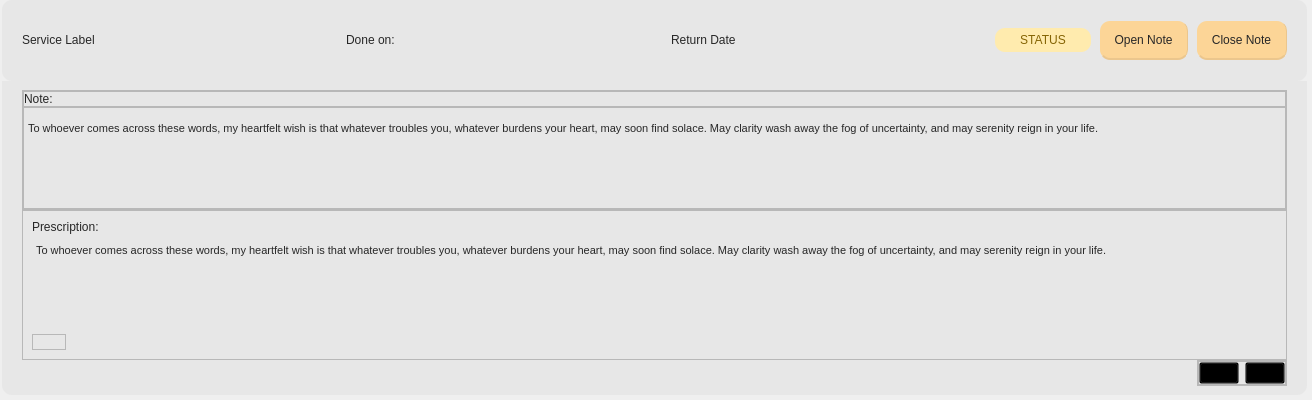
<?xml version="1.0" encoding="UTF-8"?>
<ui version="4.0">
 <class>Form</class>
 <widget class="QWidget" name="Form">
  <property name="geometry">
   <rect>
    <x>0</x>
    <y>0</y>
    <width>1312</width>
    <height>381</height>
   </rect>
  </property>
  <property name="windowTitle">
   <string>Form</string>
  </property>
  <layout class="QHBoxLayout" name="horizontalLayout_3">
   <property name="spacing">
    <number>0</number>
   </property>
   <property name="leftMargin">
    <number>2</number>
   </property>
   <property name="topMargin">
    <number>0</number>
   </property>
   <property name="rightMargin">
    <number>5</number>
   </property>
   <property name="bottomMargin">
    <number>5</number>
   </property>
   <item>
    <widget class="QFrame" name="wholeFrameCard">
     <property name="styleSheet">
      <string notr="true">#wholeFrameCard{
	border-radius:10px;
}</string>
     </property>
     <property name="frameShape">
      <enum>QFrame::StyledPanel</enum>
     </property>
     <property name="frameShadow">
      <enum>QFrame::Raised</enum>
     </property>
     <layout class="QVBoxLayout" name="verticalLayout_2">
      <property name="spacing">
       <number>0</number>
      </property>
      <property name="leftMargin">
       <number>0</number>
      </property>
      <property name="topMargin">
       <number>0</number>
      </property>
      <property name="rightMargin">
       <number>0</number>
      </property>
      <property name="bottomMargin">
       <number>0</number>
      </property>
      <item>
       <widget class="QFrame" name="upperFrame">
        <property name="sizePolicy">
         <sizepolicy hsizetype="Preferred" vsizetype="Fixed">
          <horstretch>0</horstretch>
          <verstretch>0</verstretch>
         </sizepolicy>
        </property>
        <property name="minimumSize">
         <size>
          <width>0</width>
          <height>81</height>
         </size>
        </property>
        <property name="styleSheet">
         <string notr="true">#upperFrame{
	border-radius:10px;
	background-color:rgb(231, 231, 231);
}</string>
        </property>
        <property name="frameShape">
         <enum>QFrame::StyledPanel</enum>
        </property>
        <property name="frameShadow">
         <enum>QFrame::Raised</enum>
        </property>
        <layout class="QHBoxLayout" name="horizontalLayout">
         <property name="spacing">
          <number>9</number>
         </property>
         <property name="leftMargin">
          <number>20</number>
         </property>
         <property name="rightMargin">
          <number>20</number>
         </property>
         <item>
          <widget class="QLabel" name="serviceLabel">
           <property name="sizePolicy">
            <sizepolicy hsizetype="Preferred" vsizetype="Fixed">
             <horstretch>0</horstretch>
             <verstretch>0</verstretch>
            </sizepolicy>
           </property>
           <property name="styleSheet">
            <string notr="true">font: 57 14pt &quot;Montserrat Medium&quot;;
color:rgb(39, 39, 39);</string>
           </property>
           <property name="text">
            <string>Service Label</string>
           </property>
          </widget>
         </item>
         <item>
          <widget class="QLabel" name="doneOnLabel">
           <property name="sizePolicy">
            <sizepolicy hsizetype="Preferred" vsizetype="Fixed">
             <horstretch>0</horstretch>
             <verstretch>0</verstretch>
            </sizepolicy>
           </property>
           <property name="styleSheet">
            <string notr="true">font: 57 14pt &quot;Montserrat Medium&quot;;
color:rgb(39, 39, 39);</string>
           </property>
           <property name="text">
            <string>Done on:</string>
           </property>
          </widget>
         </item>
         <item>
          <widget class="QLabel" name="returnDateLabel">
           <property name="sizePolicy">
            <sizepolicy hsizetype="Preferred" vsizetype="Fixed">
             <horstretch>0</horstretch>
             <verstretch>0</verstretch>
            </sizepolicy>
           </property>
           <property name="styleSheet">
            <string notr="true">font: 57 14pt &quot;Montserrat Medium&quot;;
color:rgb(39, 39, 39);</string>
           </property>
           <property name="text">
            <string>Return Date</string>
           </property>
           <property name="alignment">
            <set>Qt::AlignLeading|Qt::AlignLeft|Qt::AlignVCenter</set>
           </property>
           <property name="margin">
            <number>0</number>
           </property>
          </widget>
         </item>
         <item>
          <widget class="QFrame" name="serviceStatusFrame">
           <property name="sizePolicy">
            <sizepolicy hsizetype="Fixed" vsizetype="Fixed">
             <horstretch>0</horstretch>
             <verstretch>0</verstretch>
            </sizepolicy>
           </property>
           <property name="styleSheet">
            <string notr="true">QFrame#serviceStatusFrame{
	background-color:rgb(255, 235, 174);
	border-radius:10px;
}
QLabel{
	
	font: 87 10pt &quot;Montserrat Black&quot;;
	color:rgb(133, 100, 4);
}</string>
           </property>
           <property name="frameShape">
            <enum>QFrame::StyledPanel</enum>
           </property>
           <property name="frameShadow">
            <enum>QFrame::Raised</enum>
           </property>
           <layout class="QHBoxLayout" name="horizontalLayout_4">
            <property name="leftMargin">
             <number>25</number>
            </property>
            <property name="topMargin">
             <number>5</number>
            </property>
            <property name="rightMargin">
             <number>25</number>
            </property>
            <property name="bottomMargin">
             <number>5</number>
            </property>
            <item>
             <widget class="QLabel" name="serviceStatusLabel">
              <property name="sizePolicy">
               <sizepolicy hsizetype="Fixed" vsizetype="Fixed">
                <horstretch>0</horstretch>
                <verstretch>0</verstretch>
               </sizepolicy>
              </property>
              <property name="styleSheet">
               <string notr="true"/>
              </property>
              <property name="text">
               <string>STATUS</string>
              </property>
              <property name="alignment">
               <set>Qt::AlignCenter</set>
              </property>
             </widget>
            </item>
           </layout>
          </widget>
         </item>
         <item>
          <widget class="QToolButton" name="OpenNoteBtn">
           <property name="layoutDirection">
            <enum>Qt::RightToLeft</enum>
           </property>
           <property name="styleSheet">
            <string notr="true">QToolButton{
	font: 57 12pt &quot;Montserrat Medium&quot;;
	color:rgb(39, 39, 39);
	background-color:rgb(252, 213, 151);
	border-radius:10px;
	border-bottom: 2px solid rgb(235, 198, 141);
	border-right: 1px solid rgb(235, 198, 141);
	padding:10px;
}
QToolButton:hover{
	background-color:rgb(252, 205, 127);
}</string>
           </property>
           <property name="text">
            <string>Open Note</string>
           </property>
           <property name="icon">
            <iconset resource="../resource.qrc">
             <normaloff>:/Icons/Icons/downArrow.png</normaloff>:/Icons/Icons/downArrow.png</iconset>
           </property>
           <property name="toolButtonStyle">
            <enum>Qt::ToolButtonTextBesideIcon</enum>
           </property>
          </widget>
         </item>
         <item>
          <widget class="QToolButton" name="closeNotesBtn">
           <property name="layoutDirection">
            <enum>Qt::RightToLeft</enum>
           </property>
           <property name="styleSheet">
            <string notr="true">QToolButton{
	font: 57 12pt &quot;Montserrat Medium&quot;;
	color:rgb(39, 39, 39);
	background-color:rgb(252, 213, 151);
	border-radius:10px;
	border-bottom: 2px solid rgb(235, 198, 141);
	border-right: 1px solid rgb(235, 198, 141);
	padding:10px;
}
QToolButton:hover{
	background-color:rgb(252, 205, 127);
}</string>
           </property>
           <property name="text">
            <string>Close Note</string>
           </property>
           <property name="icon">
            <iconset resource="../resource.qrc">
             <normaloff>:/Icons/Icons/upArrow.png</normaloff>:/Icons/Icons/upArrow.png</iconset>
           </property>
           <property name="toolButtonStyle">
            <enum>Qt::ToolButtonTextBesideIcon</enum>
           </property>
          </widget>
         </item>
        </layout>
       </widget>
      </item>
      <item>
       <widget class="QFrame" name="lowerFrame">
        <property name="sizePolicy">
         <sizepolicy hsizetype="Preferred" vsizetype="Preferred">
          <horstretch>0</horstretch>
          <verstretch>0</verstretch>
         </sizepolicy>
        </property>
        <property name="styleSheet">
         <string notr="true">#lowerFrame{
	border-bottom-left-radius:10px;
	border-bottom-right-radius:10px;
	background-color:rgb(231, 231, 231);
}</string>
        </property>
        <property name="frameShape">
         <enum>QFrame::StyledPanel</enum>
        </property>
        <property name="frameShadow">
         <enum>QFrame::Raised</enum>
        </property>
        <layout class="QVBoxLayout" name="verticalLayout_3">
         <property name="spacing">
          <number>0</number>
         </property>
         <property name="leftMargin">
          <number>20</number>
         </property>
         <property name="rightMargin">
          <number>20</number>
         </property>
         <item alignment="Qt::AlignTop">
          <widget class="QFrame" name="noteFrame">
           <property name="sizePolicy">
            <sizepolicy hsizetype="Preferred" vsizetype="Preferred">
             <horstretch>0</horstretch>
             <verstretch>0</verstretch>
            </sizepolicy>
           </property>
           <property name="minimumSize">
            <size>
             <width>0</width>
             <height>120</height>
            </size>
           </property>
           <property name="frameShape">
            <enum>QFrame::StyledPanel</enum>
           </property>
           <property name="frameShadow">
            <enum>QFrame::Raised</enum>
           </property>
           <layout class="QVBoxLayout" name="verticalLayout">
            <property name="spacing">
             <number>0</number>
            </property>
            <property name="leftMargin">
             <number>0</number>
            </property>
            <property name="topMargin">
             <number>0</number>
            </property>
            <property name="rightMargin">
             <number>0</number>
            </property>
            <property name="bottomMargin">
             <number>0</number>
            </property>
            <item alignment="Qt::AlignTop">
             <widget class="QFrame" name="noteTitle">
              <property name="frameShape">
               <enum>QFrame::StyledPanel</enum>
              </property>
              <property name="frameShadow">
               <enum>QFrame::Raised</enum>
              </property>
              <layout class="QHBoxLayout" name="horizontalLayout_5">
               <property name="spacing">
                <number>0</number>
               </property>
               <property name="leftMargin">
                <number>0</number>
               </property>
               <property name="topMargin">
                <number>0</number>
               </property>
               <property name="rightMargin">
                <number>0</number>
               </property>
               <property name="bottomMargin">
                <number>0</number>
               </property>
               <item alignment="Qt::AlignTop">
                <widget class="QLabel" name="label_4">
                 <property name="sizePolicy">
                  <sizepolicy hsizetype="Preferred" vsizetype="Preferred">
                   <horstretch>0</horstretch>
                   <verstretch>0</verstretch>
                  </sizepolicy>
                 </property>
                 <property name="styleSheet">
                  <string notr="true">font: 81 14pt &quot;Montserrat ExtraBold&quot;;
color:rgb(39, 39, 39);</string>
                 </property>
                 <property name="text">
                  <string>Note:</string>
                 </property>
                </widget>
               </item>
              </layout>
             </widget>
            </item>
            <item>
             <widget class="QFrame" name="mainNoteFrame">
              <property name="sizePolicy">
               <sizepolicy hsizetype="Preferred" vsizetype="Preferred">
                <horstretch>0</horstretch>
                <verstretch>0</verstretch>
               </sizepolicy>
              </property>
              <property name="frameShape">
               <enum>QFrame::StyledPanel</enum>
              </property>
              <property name="frameShadow">
               <enum>QFrame::Raised</enum>
              </property>
              <layout class="QHBoxLayout" name="horizontalLayout_6">
               <property name="spacing">
                <number>0</number>
               </property>
               <property name="leftMargin">
                <number>0</number>
               </property>
               <property name="topMargin">
                <number>10</number>
               </property>
               <property name="rightMargin">
                <number>0</number>
               </property>
               <property name="bottomMargin">
                <number>0</number>
               </property>
               <item alignment="Qt::AlignTop">
                <widget class="QTextEdit" name="noteLabel">
                 <property name="sizePolicy">
                  <sizepolicy hsizetype="Expanding" vsizetype="Preferred">
                   <horstretch>0</horstretch>
                   <verstretch>0</verstretch>
                  </sizepolicy>
                 </property>
                 <property name="styleSheet">
                  <string notr="true">
QTextEdit{
	font: 57 12pt &quot;Montserrat Medium&quot;;
	color:rgb(39, 39, 39);
	border:none;
	background:transparent

}</string>
                 </property>
                 <property name="readOnly">
                  <bool>true</bool>
                 </property>
                 <property name="html">
                  <string>&lt;!DOCTYPE HTML PUBLIC &quot;-//W3C//DTD HTML 4.0//EN&quot; &quot;http://www.w3.org/TR/REC-html40/strict.dtd&quot;&gt;
&lt;html&gt;&lt;head&gt;&lt;meta name=&quot;qrichtext&quot; content=&quot;1&quot; /&gt;&lt;style type=&quot;text/css&quot;&gt;
p, li { white-space: pre-wrap; }
&lt;/style&gt;&lt;/head&gt;&lt;body style=&quot; font-family:'Montserrat Medium'; font-size:12pt; font-weight:56; font-style:normal;&quot;&gt;
&lt;p style=&quot; margin-top:0px; margin-bottom:0px; margin-left:0px; margin-right:0px; -qt-block-indent:0; text-indent:0px;&quot;&gt;&lt;span style=&quot; font-family:'MS Shell Dlg 2'; font-size:8.25pt; font-weight:400;&quot;&gt;To whoever comes across these words, my heartfelt wish is that whatever troubles you, whatever burdens your heart, may soon find solace. May clarity wash away the fog of uncertainty, and may serenity reign in your life.&lt;/span&gt;&lt;/p&gt;&lt;/body&gt;&lt;/html&gt;</string>
                 </property>
                </widget>
               </item>
              </layout>
             </widget>
            </item>
           </layout>
          </widget>
         </item>
         <item>
          <widget class="QFrame" name="frame">
           <property name="minimumSize">
            <size>
             <width>0</width>
             <height>150</height>
            </size>
           </property>
           <property name="frameShape">
            <enum>QFrame::StyledPanel</enum>
           </property>
           <property name="frameShadow">
            <enum>QFrame::Raised</enum>
           </property>
           <layout class="QVBoxLayout" name="verticalLayout_4">
            <item>
             <widget class="QLabel" name="prescriptionTitle">
              <property name="styleSheet">
               <string notr="true">font: 81 14pt &quot;Montserrat ExtraBold&quot;;
color:rgb(39, 39, 39);</string>
              </property>
              <property name="text">
               <string>Prescription:</string>
              </property>
             </widget>
            </item>
            <item>
             <widget class="QTextEdit" name="prescriptionLabel">
              <property name="sizePolicy">
               <sizepolicy hsizetype="Expanding" vsizetype="Preferred">
                <horstretch>0</horstretch>
                <verstretch>0</verstretch>
               </sizepolicy>
              </property>
              <property name="styleSheet">
               <string notr="true">
QTextEdit{
	font: 57 12pt &quot;Montserrat Medium&quot;;
	color:rgb(39, 39, 39);
	border:none;
	background:transparent

}</string>
              </property>
              <property name="readOnly">
               <bool>true</bool>
              </property>
              <property name="html">
               <string>&lt;!DOCTYPE HTML PUBLIC &quot;-//W3C//DTD HTML 4.0//EN&quot; &quot;http://www.w3.org/TR/REC-html40/strict.dtd&quot;&gt;
&lt;html&gt;&lt;head&gt;&lt;meta name=&quot;qrichtext&quot; content=&quot;1&quot; /&gt;&lt;style type=&quot;text/css&quot;&gt;
p, li { white-space: pre-wrap; }
&lt;/style&gt;&lt;/head&gt;&lt;body style=&quot; font-family:'Montserrat Medium'; font-size:12pt; font-weight:56; font-style:normal;&quot;&gt;
&lt;p style=&quot; margin-top:0px; margin-bottom:0px; margin-left:0px; margin-right:0px; -qt-block-indent:0; text-indent:0px;&quot;&gt;&lt;span style=&quot; font-family:'MS Shell Dlg 2'; font-size:8.25pt; font-weight:400;&quot;&gt;To whoever comes across these words, my heartfelt wish is that whatever troubles you, whatever burdens your heart, may soon find solace. May clarity wash away the fog of uncertainty, and may serenity reign in your life.&lt;/span&gt;&lt;/p&gt;&lt;/body&gt;&lt;/html&gt;</string>
              </property>
             </widget>
            </item>
            <item alignment="Qt::AlignLeft">
             <widget class="QFrame" name="frame_2">
              <property name="frameShape">
               <enum>QFrame::StyledPanel</enum>
              </property>
              <property name="frameShadow">
               <enum>QFrame::Raised</enum>
              </property>
              <layout class="QHBoxLayout" name="horizontalLayout_7">
               <property name="spacing">
                <number>0</number>
               </property>
               <property name="leftMargin">
                <number>0</number>
               </property>
               <property name="topMargin">
                <number>0</number>
               </property>
               <property name="rightMargin">
                <number>0</number>
               </property>
               <property name="bottomMargin">
                <number>0</number>
               </property>
               <item>
                <widget class="QPushButton" name="printPrescription">
                 <property name="toolTip">
                  <string>PRINT PRESCRIPTION</string>
                 </property>
                 <property name="styleSheet">
                  <string notr="true">border:none;
background:none;</string>
                 </property>
                 <property name="text">
                  <string/>
                 </property>
                 <property name="icon">
                  <iconset resource="../resource.qrc">
                   <normaloff>:/Icons/Icons/medical-prescription.png</normaloff>:/Icons/Icons/medical-prescription.png</iconset>
                 </property>
                 <property name="iconSize">
                  <size>
                   <width>30</width>
                   <height>45</height>
                  </size>
                 </property>
                </widget>
               </item>
              </layout>
             </widget>
            </item>
           </layout>
          </widget>
         </item>
         <item alignment="Qt::AlignRight|Qt::AlignBottom">
          <widget class="QFrame" name="btnNoteFrame">
           <property name="sizePolicy">
            <sizepolicy hsizetype="Fixed" vsizetype="Fixed">
             <horstretch>0</horstretch>
             <verstretch>0</verstretch>
            </sizepolicy>
           </property>
           <property name="frameShape">
            <enum>QFrame::StyledPanel</enum>
           </property>
           <property name="frameShadow">
            <enum>QFrame::Raised</enum>
           </property>
           <layout class="QHBoxLayout" name="horizontalLayout_2">
            <property name="spacing">
             <number>0</number>
            </property>
            <property name="leftMargin">
             <number>0</number>
            </property>
            <property name="topMargin">
             <number>0</number>
            </property>
            <property name="rightMargin">
             <number>0</number>
            </property>
            <property name="bottomMargin">
             <number>0</number>
            </property>
            <item>
             <widget class="QFrame" name="frame_6">
              <property name="sizePolicy">
               <sizepolicy hsizetype="Fixed" vsizetype="Fixed">
                <horstretch>0</horstretch>
                <verstretch>0</verstretch>
               </sizepolicy>
              </property>
              <property name="frameShape">
               <enum>QFrame::StyledPanel</enum>
              </property>
              <property name="frameShadow">
               <enum>QFrame::Raised</enum>
              </property>
              <layout class="QHBoxLayout" name="horizontalLayout_8">
               <property name="leftMargin">
                <number>0</number>
               </property>
               <property name="topMargin">
                <number>0</number>
               </property>
               <property name="rightMargin">
                <number>0</number>
               </property>
               <property name="bottomMargin">
                <number>0</number>
               </property>
               <item>
                <widget class="QPushButton" name="updateServiceCardBtn">
                 <property name="sizePolicy">
                  <sizepolicy hsizetype="Fixed" vsizetype="Fixed">
                   <horstretch>0</horstretch>
                   <verstretch>0</verstretch>
                  </sizepolicy>
                 </property>
                 <property name="styleSheet">
                  <string notr="true">background:transparent;</string>
                 </property>
                 <property name="text">
                  <string/>
                 </property>
                 <property name="icon">
                  <iconset resource="../resource.qrc">
                   <normaloff>:/Icons/Icons/editPeDetails.png</normaloff>:/Icons/Icons/editPeDetails.png</iconset>
                 </property>
                 <property name="iconSize">
                  <size>
                   <width>25</width>
                   <height>25</height>
                  </size>
                 </property>
                </widget>
               </item>
               <item alignment="Qt::AlignBottom">
                <widget class="QPushButton" name="serviceDeleteBtn">
                 <property name="sizePolicy">
                  <sizepolicy hsizetype="Fixed" vsizetype="Fixed">
                   <horstretch>0</horstretch>
                   <verstretch>0</verstretch>
                  </sizepolicy>
                 </property>
                 <property name="styleSheet">
                  <string notr="true">background:transparent;</string>
                 </property>
                 <property name="text">
                  <string/>
                 </property>
                 <property name="icon">
                  <iconset resource="../resource.qrc">
                   <normaloff>:/Icons/Icons/deleteBlack.png</normaloff>:/Icons/Icons/deleteBlack.png</iconset>
                 </property>
                 <property name="iconSize">
                  <size>
                   <width>25</width>
                   <height>25</height>
                  </size>
                 </property>
                </widget>
               </item>
              </layout>
             </widget>
            </item>
           </layout>
          </widget>
         </item>
        </layout>
       </widget>
      </item>
     </layout>
    </widget>
   </item>
  </layout>
 </widget>
 <resources>
  <include location="../resource.qrc"/>
 </resources>
 <connections/>
</ui>
